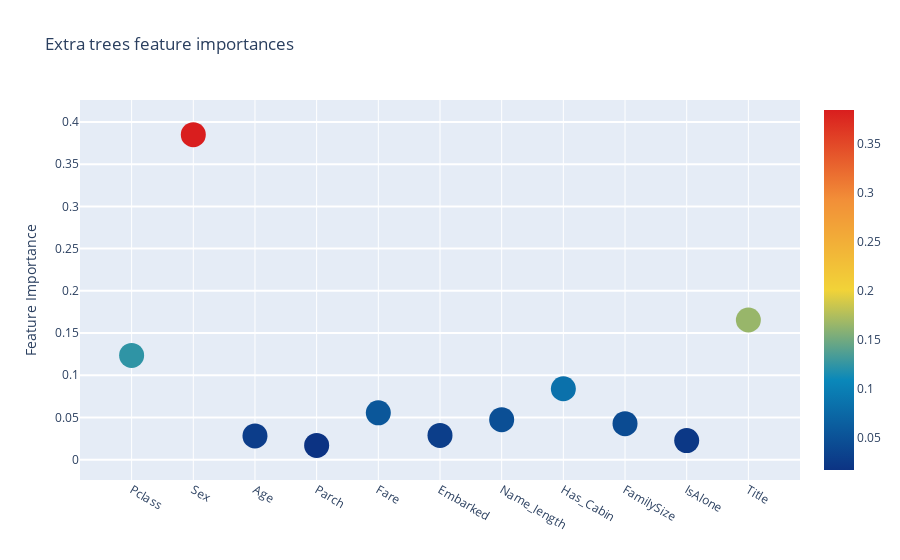
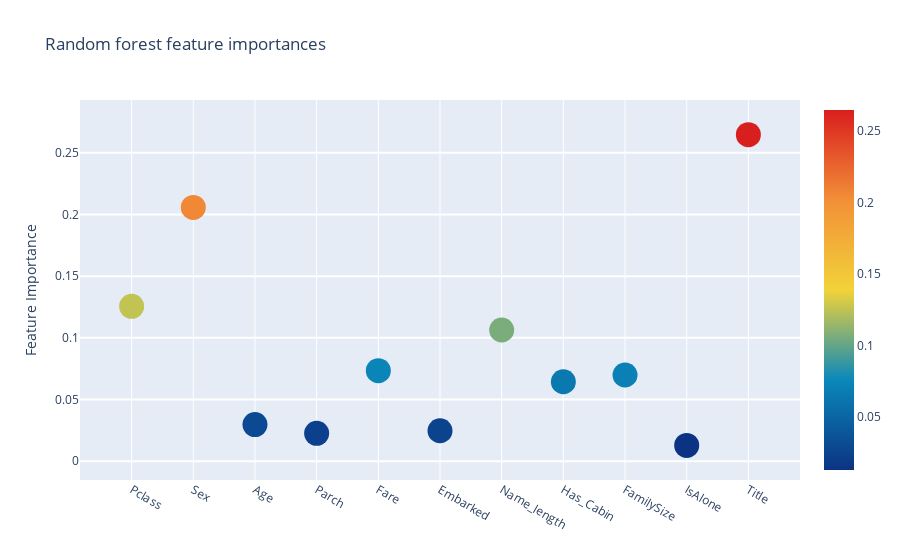
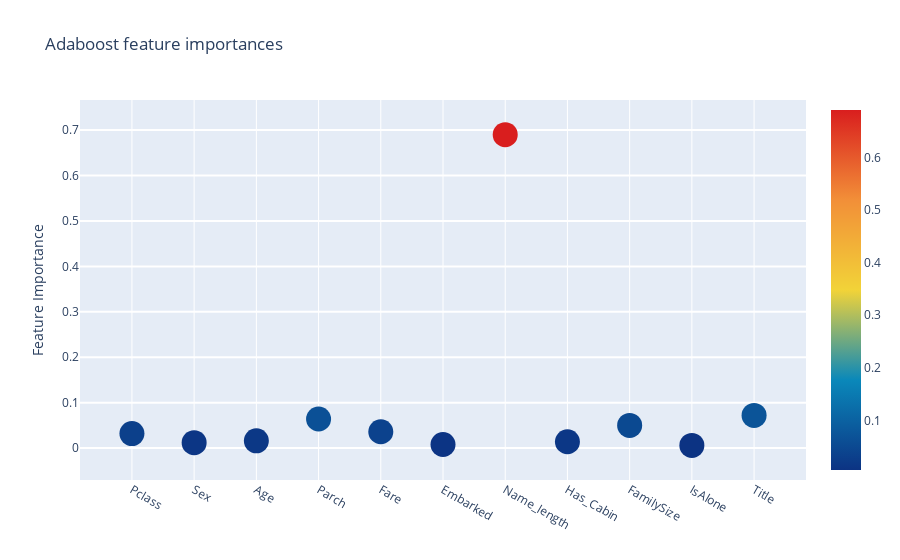
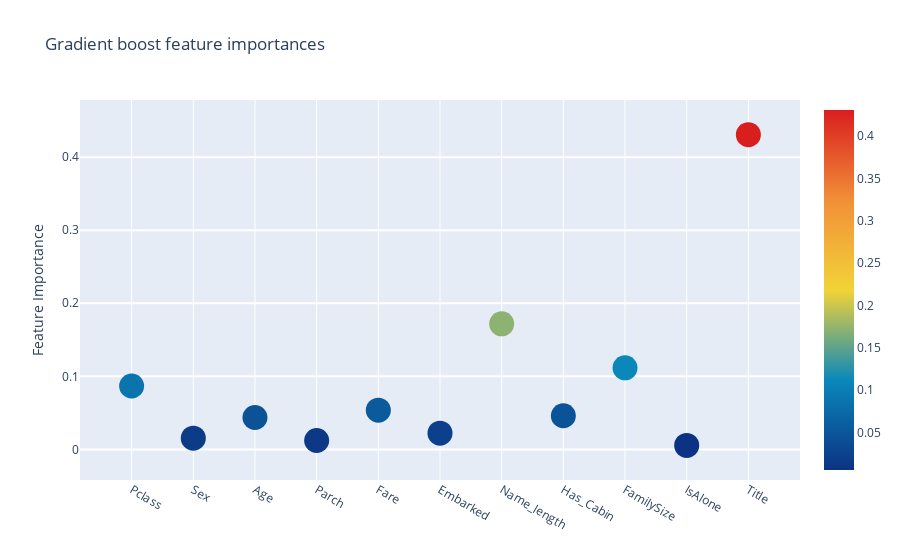

The notebook cell saved with these charts, in order:
### Code cell
for i in range(1, 5):
    draw_graph(feature_dataframe.columns[i], feature_dataframe.columns[0])

### Figure 1 — Plotly figure (JSON) as saved in the notebook; plotly's stock layout.template omitted (floating-point values rounded to 4 significant figures)
{"data": [{"marker": {"color": [0.1235, 0.385, 0.02817, 0.01694, 0.05549, 0.02878, 0.04743, 0.08398, 0.04265, 0.02264, 0.1654], "colorscale": [[0, "rgb(12,51,131)"], [0.25, "rgb(10,136,186)"], [0.5, "rgb(242,211,56)"], [0.75, "rgb(242,143,56)"], [1, "rgb(217,30,30)"]], "showscale": true, "size": 25, "sizemode": "diameter", "sizeref": 1}, "mode": "markers", "text": ["Pclass", "Sex", "Age", "Parch", "Fare", "Embarked", "Name_length", "Has_Cabin", "FamilySize", "IsAlone", "Title"], "type": "scatter", "x": ["Pclass", "Sex", "Age", "Parch", "Fare", "Embarked", "Name_length", "Has_Cabin", "FamilySize", "IsAlone", "Title"], "y": [0.1235, 0.385, 0.02817, 0.01694, 0.05549, 0.02878, 0.04743, 0.08398, 0.04265, 0.02264, 0.1654]}], "layout": {"autosize": true, "hovermode": "closest", "showlegend": false, "title": {"text": "Extra trees feature importances"}, "yaxis": {"gridwidth": 2, "ticklen": 5, "title": {"text": "Feature Importance"}}}}

### Figure 2 — Plotly figure (JSON) as saved in the notebook; plotly's stock layout.template omitted (floating-point values rounded to 4 significant figures)
{"data": [{"marker": {"color": [0.1255, 0.2057, 0.0297, 0.02263, 0.07341, 0.02474, 0.1064, 0.06444, 0.06989, 0.01287, 0.2647], "colorscale": [[0, "rgb(12,51,131)"], [0.25, "rgb(10,136,186)"], [0.5, "rgb(242,211,56)"], [0.75, "rgb(242,143,56)"], [1, "rgb(217,30,30)"]], "showscale": true, "size": 25, "sizemode": "diameter", "sizeref": 1}, "mode": "markers", "text": ["Pclass", "Sex", "Age", "Parch", "Fare", "Embarked", "Name_length", "Has_Cabin", "FamilySize", "IsAlone", "Title"], "type": "scatter", "x": ["Pclass", "Sex", "Age", "Parch", "Fare", "Embarked", "Name_length", "Has_Cabin", "FamilySize", "IsAlone", "Title"], "y": [0.1255, 0.2057, 0.0297, 0.02263, 0.07341, 0.02474, 0.1064, 0.06444, 0.06989, 0.01287, 0.2647]}], "layout": {"autosize": true, "hovermode": "closest", "showlegend": false, "title": {"text": "Random forest feature importances"}, "yaxis": {"gridwidth": 2, "ticklen": 5, "title": {"text": "Feature Importance"}}}}

### Figure 3 — Plotly figure (JSON) as saved in the notebook; plotly's stock layout.template omitted (floating-point values rounded to 4 significant figures)
{"data": [{"marker": {"color": [0.032, 0.012, 0.016, 0.064, 0.036, 0.008, 0.69, 0.014, 0.05, 0.006, 0.072], "colorscale": [[0, "rgb(12,51,131)"], [0.25, "rgb(10,136,186)"], [0.5, "rgb(242,211,56)"], [0.75, "rgb(242,143,56)"], [1, "rgb(217,30,30)"]], "showscale": true, "size": 25, "sizemode": "diameter", "sizeref": 1}, "mode": "markers", "text": ["Pclass", "Sex", "Age", "Parch", "Fare", "Embarked", "Name_length", "Has_Cabin", "FamilySize", "IsAlone", "Title"], "type": "scatter", "x": ["Pclass", "Sex", "Age", "Parch", "Fare", "Embarked", "Name_length", "Has_Cabin", "FamilySize", "IsAlone", "Title"], "y": [0.032, 0.012, 0.016, 0.064, 0.036, 0.008, 0.69, 0.014, 0.05, 0.006, 0.072]}], "layout": {"autosize": true, "hovermode": "closest", "showlegend": false, "title": {"text": "Adaboost feature importances"}, "yaxis": {"gridwidth": 2, "ticklen": 5, "title": {"text": "Feature Importance"}}}}

### Figure 4 — Plotly figure (JSON) as saved in the notebook; plotly's stock layout.template omitted (floating-point values rounded to 4 significant figures)
{"data": [{"marker": {"color": [0.08675, 0.01542, 0.04368, 0.01217, 0.05368, 0.02227, 0.1719, 0.04602, 0.1117, 0.005516, 0.4309], "colorscale": [[0, "rgb(12,51,131)"], [0.25, "rgb(10,136,186)"], [0.5, "rgb(242,211,56)"], [0.75, "rgb(242,143,56)"], [1, "rgb(217,30,30)"]], "showscale": true, "size": 25, "sizemode": "diameter", "sizeref": 1}, "mode": "markers", "text": ["Pclass", "Sex", "Age", "Parch", "Fare", "Embarked", "Name_length", "Has_Cabin", "FamilySize", "IsAlone", "Title"], "type": "scatter", "x": ["Pclass", "Sex", "Age", "Parch", "Fare", "Embarked", "Name_length", "Has_Cabin", "FamilySize", "IsAlone", "Title"], "y": [0.08675, 0.01542, 0.04368, 0.01217, 0.05368, 0.02227, 0.1719, 0.04602, 0.1117, 0.005516, 0.4309]}], "layout": {"autosize": true, "hovermode": "closest", "showlegend": false, "title": {"text": "Gradient boost feature importances"}, "yaxis": {"gridwidth": 2, "ticklen": 5, "title": {"text": "Feature Importance"}}}}
